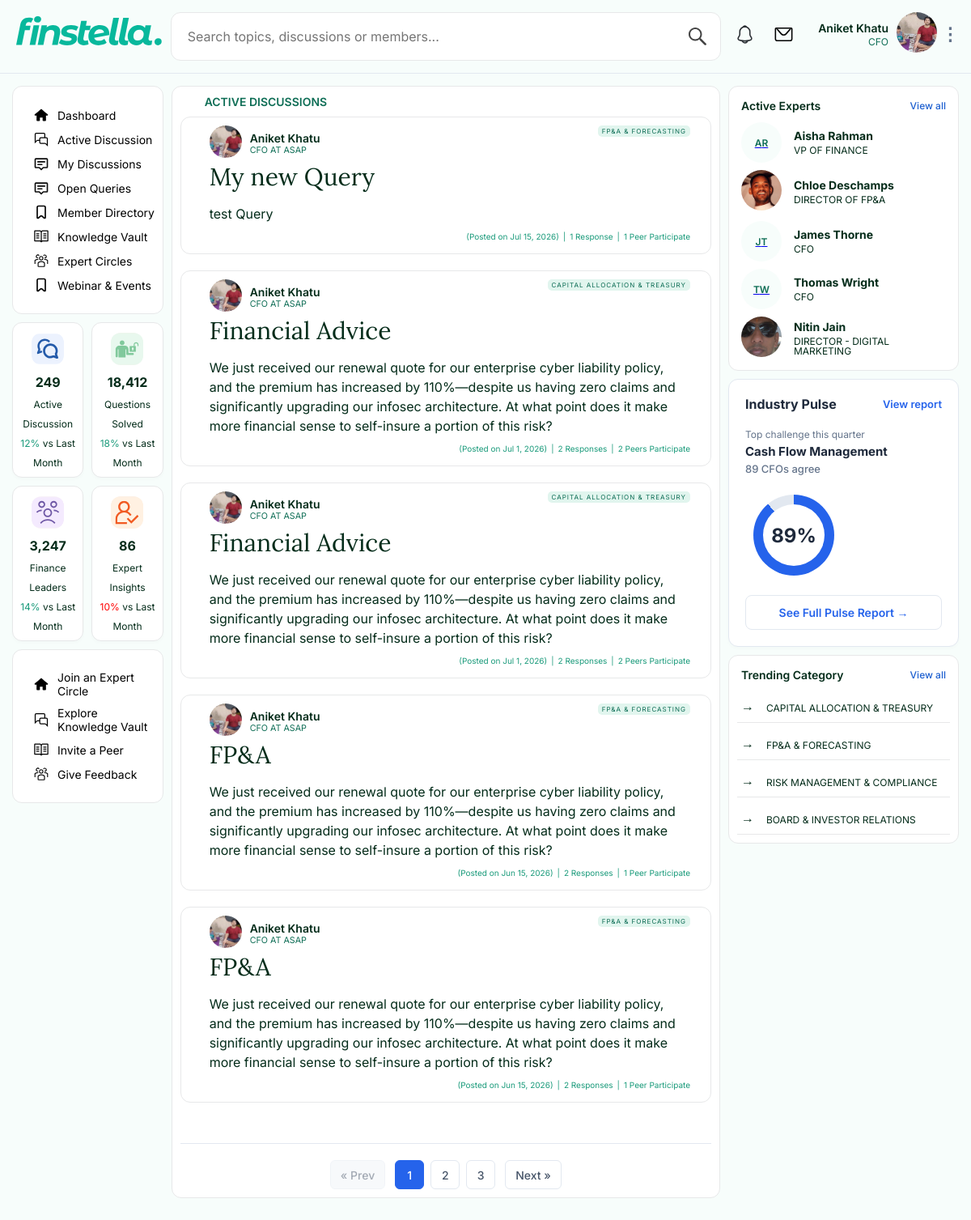
The app's page /active_discussion/ (signed in) with its own data.
### forum/models.py (models this page shows, shortened)
class CustomUser(AbstractUser):
    title = models.CharField(max_length=100, blank=True, null=True, help_text="e.g. CFO, Finance Director")
    company= models.CharField(max_length=150,blank=True,null=True)
    linkedin_url=models.CharField(max_length=200, blank=True, null=True)
    is_active_subscriber = models.BooleanField(default=False)
    profile_picture = models.ImageField(upload_to='avatars/', null=True, blank=True)
    about = models.TextField(null=True, blank=True, help_text='A Brief executive bio.')

class Thread(models.Model):
    title = models.CharField(max_length=255)
    content=models.TextField(default="No content provided")
    category = models.ForeignKey(Category, on_delete=models.CASCADE, related_name='threads')
    author = models.ForeignKey(CustomUser, on_delete=models.CASCADE, related_name='threads')
    created_at = models.DateTimeField(auto_now_add=True)
    upvotes = models.IntegerField(default=0)
    is_pinned = models.BooleanField(default=False)
    @property
    def unique_author_count(self):
        return self.replies.values('author').distinct().count()

class Category(models.Model):
    name = models.CharField(max_length=50)
    slug = models.SlugField(unique=True)
    def __str__(self):
        return self.name
    class Meta:
        verbose_name_plural = "Categories"

### forum/views.py (the view)
# urls.py: path('active_discussion/',all_active_discussion_view,name="active_discussion"),
@login_required
def all_active_discussion_view(request):
    threads_all = Thread.objects.select_related('author','category').filter(replies__isnull=False).order_by('-created_at')
    paginator = Paginator(threads_all, 5)
    page_number = request.GET.get('page')
    threads = paginator.get_page(page_number)
    categories = Category.objects.all()
    members = CustomUser.objects.filter(is_active=True, is_superuser=False).order_by('first_name')[:5]
    context={
        'threads':threads,
        'categories':categories,
        'members':members,
        'page_number':page_number
    }
    return render(request,'all_active_discussion.html',context)

### templates/all_active_discussion.html (shortened to what this page needs)
{% extends "layout.html" %}
{%load static%}
{% block maincontent %}
          <div class="active-discussion-box">
            <div class="active-discussion-title">
                <h4>Active Discussions</h4>
            </div>
           {% for thread in threads  %}
           <article>
                <div class="thread">
                    <div class="thred-details">
                    <div class="author-thred">
                    <div class="author-details">
                        <div class="author-icon">
                            <a href={%url 'member_profile'  thread.author.id %}>
                        {% if thread.author.profile_picture %}
                            <img src="{{ thread.author.profile_picture.url }}" alt="{{ thread.author.first_name }}">
                            {% else %}
                        <div class="initial">
                            {{ thread.author.first_name|first }}{{ thread.author.last_name|first }}
                        </div>
                            {% endif %}
                        </div>
                        <div class="author-name">
                            <h4>{{thread.author.first_name}} {{thread.author.last_name}}</h4>
                            <h6>{{ thread.author.title }} at {{ thread.author.company }}</h6>
                        </div>
                    </div>
                    <a href="{% url 'thread_detail' thread.id %}" style="text-decoration: none; color: inherit; display: block;">
                    <div class="thread-cateogory">
                    <h5> {{thread.category}} </h5>
                    </div>
                    </div>
                    <h2>{{thread.title}}</h2>
                    <p>{{thread.content}}</p>
                    </div>
                </div>
                <div class="thread-belongs" style="color: #199A7A ;">
                    <div class="time-ago">
                    <h5>(Posted on {{ thread.created_at|date:"M j, Y"}})</h5>
                    </div>
                    {%if thread.replies.count%}
                    <div class="thread-response"><h5>|</h5></div>
                    <div class="thread-response">
                      <h5>{{ thread.replies.count }} {%if thread.replies.count == 1 %}Response {%else%}Responses{%endif%}</h5>
                    </div>
                    <div class="thread-response"><h5>|</h5></div>
                         <div class="thread-peers">
                       <h5>{{ thread.unique_author_count}} {%if thread.unique_author_count == 1 %}Peer {%else%}Peers{%endif%} Participate</h5>
                    </div>
                    {% endif %}
                </div>
           </article>
           {% endfor %}
           {% if threads.has_other_pages %}
            <div class="pagination-container">
                {% if threads.has_previous %}
                    <a href="?page={{ threads.previous_page_number }}" class="page-btn">&laquo; Prev</a>
                {% else %}
                    <span class="page-btn disabled">&laquo; Prev</span>
                {% endif %}
                <div class="page-numbers">
                    {% for num in threads.paginator.page_range %}
                        {% if threads.number == num %}
                            <span class="page-btn active-page">{{ num }}</span>
                        {% elif num > threads.number|add:'-3' and num < threads.number|add:'3' %}
                            <a href="?page={{ num }}" class="page-btn">{{ num }}</a>
                        {% endif %}
                    {% endfor %}
                </div>
                {% if threads.has_next %}
                    <a href="?page={{ threads.next_page_number }}" class="page-btn">Next &raquo;</a>
                {% else %}
                    <span class="page-btn disabled">Next &raquo;</span>
                {% endif %}
            </div>
            {% endif %}
          </div>
{% endblock %}

### templates/layout.html (shortened to what this page needs)
{% load static %}
<!DOCTYPE html>
<html lang="en">
<head>
    <link rel="stylesheet" href="{% static 'css/dashboard.css' %}">
    <link rel="stylesheet" href="{% static 'css/style.css' %}">
    <link rel="stylesheet" href="{% static 'css/thread-details.css'%}">
     <link
      rel="stylesheet"
      href="https://cdnjs.cloudflare.com/ajax/libs/font-awesome/6.0.0/css/all.min.css"
    />
</head>
<body>
<header>
        <div class="header">
            <div class="logo">
                <a href={% url 'dashboard'%}>
                <img src="{% static 'icons/finstella.svg' %}" alt="">
            </div>
            <div class="search">
                <input type="search" name="search" id="search" placeholder="Search topics, discussions or members...">
                <img src="{% static 'icons/search.svg' %}" class="search-icon" alt="">
            </div>
<div class="notify-profile">
    <div class="notification">
        <img src="{% static 'icons/notification-bell.svg' %}" alt="Notifications">
    </div>
    <div class="message">
        <img src="{% static 'icons/mail.svg' %}" alt="Messages">
    </div>
    <div class="profile" onclick="toggleProfileMenu(event)">
        <div class="profile-text">
            <p>
            <span class="user-name">{{ request.user.first_name }} {{ request.user.last_name }}</span>
            <br>
            <span class="user-title">{{ request.user.title }}</span>
            </p>
        </div>
        <div class="profile-icon">
            {% if request.user.profile_picture %}
                <img src="{{ request.user.profile_picture.url }}" alt="{{ request.user.first_name }}">
            {% else %}
                <div class="expert-initial">
                    {{ request.user.first_name|first }}{{ request.user.last_name|first }}
                </div>
            {% endif %}
        </div>
        <div class="dots-icon">⋮</div>
    </div>
</div>
</div>
</header>
    <main class="main-container">
       <aside class="left-sidebar">
            <nav class="menu-list">
                <a href={%url 'dashboard'%} class="menu">
                    <img src={%static 'icons/home.svg'%} alt="">
                    Dashboard
                </a>
                <a href={%url 'active_discussion'%} class="menu">
                    <img src={%static 'icons/conversation.svg'%} alt="">
                    Active Discussion
                </a>
                <a href={% url "my_discussion"%} class="menu">
                    <img src={%static 'icons/mydiscussion.svg'%} alt="">
                    My Discussions
                </a>
                <a href={% url "open_queries"%} class="menu">
                    <img src={%static 'icons/mydiscussion.svg'%} alt="">
                    Open Queries
                </a>
                <a href={%url 'member_directory'%} class="menu">
                    <img src={%static 'icons/bookmark.svg'%} alt="">
                    Member Directory
                </a>
                <a href="#" class="menu">
                    <img src={%static 'icons/Knowledge.svg'%} alt="">
                    Knowledge Vault
                </a>
                <a href="#" class="menu">
                    <img src={%static 'icons/expertcircle.svg'%} alt="">
                    Expert Circles
                </a>
                <a href="#" class="menu">
                    <img src={%static 'icons/bookmark.svg'%} alt="">
                    Webinar & Events
                </a>
            </nav>
            <div class="forum-dashboard">
                <div class="dashboard-card">
                    <img src={%static 'icons/active discussion icon 1.svg'%} alt="" class="icon1">
                    <h1>249</h1>
                    <h5>Active Discussion</h5>
                    <h6><span class="high-light">12%</span> vs Last Month</h6>
                </div>
                <div class="dashboard-card">
                    <img src={%static 'icons/questions solved 2.svg'%} alt="" class="icon2">
                    <h1>18,412</h1>
                    <h5>Questions Solved</h5>
                    <h6><span class="high-light">18%</span> vs Last Month</h6>
                </div>
                <div class="dashboard-card">
                   <img src={%static 'icons/finance leaders icon 3.svg'%} alt="" class="icon3">
                    <h1>3,247</h1>
                    <h5>Finance Leaders</h5>
                    <h6><span class="high-light">14%</span> vs Last Month</h6>
                </div>
                <div class="dashboard-card">
                     <img src={%static 'icons/expert insights icon 4.svg'%} alt="" class="icon4">
                    <h1>86</h1>
                    <h5>Expert Insights</h5>
                    <h6><span class="high-light-low">10%</span> vs Last Month</h6>
                </div>
            </div>
            <nav class="menu-list">
                <a href="#" class="menu">
                    <img src={%static 'icons/home.svg'%} alt="">
                    Join an Expert Circle
                </a>
                <a href="#" class="menu">
                    <img src={%static 'icons/conversation.svg'%} alt="">
                    Explore Knowledge Vault
                </a>
                <a href="#" class="menu">
                    <img src={%static 'icons/Knowledge.svg'%} alt="">
                    Invite a Peer
                </a>
                <a href="#" class="menu">
                    <img src={%static 'icons/expertcircle.svg'%} alt="">
                    Give Feedback
                </a>
            </nav>
       </aside>
         <section class="main-content">
         {% block maincontent %}
         {% endblock %}
         </section>
        <aside class="right-sidebar">
          <div class="active-expert-box">
            <div class="active-title">
              <h4>Active Experts</h4>
              <a href="{% url 'member_directory' %}">View all</a>
            </div>
             {% for member in members%}
            <div class="active-expert">
                  <div class="expert-icon">
                     <a href={%url 'member_profile'  member.id %}>
                    {% if member.profile_picture%}
                    <img src="{{ member.profile_picture.url }}" alt={{ member.first_name }}>
                    {% else %}
                    <div class="expert-initial">
                        {{ member.first_name|first }}{{ member.last_name|first }}
                    </div>
                    {% endif%}
                      </div>
                  <div class="expert-text">
                  <h5>
                  {{ member.first_name }} {{ member.last_name }}
                  </h5>
                  <p>{{ member.title }}</p>
                  </div>
                  </div>
                 {%endfor%}
          </div>
            <div class="pulse-card">
                <div class="pulse-header">
                    <h3>Industry Pulse</h3>
                    <a href="#">View report</a>
                </div>
                <div class="pulse-subtitle">Top challenge this quarter</div>
                <div class="pulse-challenge">Cash Flow Management</div>
                <div class="pulse-agree">89 CFOs agree</div>
                <div class="progress-ring-container">
                    <div class="progress-ring">
                        <span class="progress-value">89%</span>
                    </div>
                </div>
                <a href="#" class="pulse-action-btn">See Full Pulse Report &rarr;</a>
            </div>
          <div class="active-expert-box">
            <div class="active-title">
              <h4>Trending Category</h4>
              <a href="#">View all</a>
            </div>
             {% for category in categories%}
            <div class="category-list"  style:"border:none">
                  <div class="expert-text">
                  <P>
                   {{category.name }}
                  </P>
                  </div>
                  </div>
                 {%endfor%}
          </div>
        </aside>
    </main>
</body>
</html>

### static/css/style.css (style rules this page uses)
* { box-sizing:border-box;margin:0;padding:0 }
html { scroll-behavior:smooth }
body { font-family:'Syne',sans-serif;background:#f7fdfb;color:#042c1a;overflow-x:hidden }
:root { --bg:white; --border:#c8e8d8; --border-light:#e1f5ee; --pale:#E1F5EE; --mint:#9FE1CB; --teal:#1D9E75; --mid:#0F6E56; --deep:#042c1a; --muted:#527568; --sub:#8eada4; --gold:#BA7517; --gold-light:#f5e6c4; }

### records on screen
CustomUser: user.first_name "Aniket", user.last_name "Khatu", user "CFO", user.profile_picture (picture)
Thread: author.profile_picture (picture), author.first_name "Aniket", author.last_name "Khatu", author "CFO", author.company "ASAP", category "FP&A & FORECASTING", title "My new Query", content "test Query", created_at "Jul 15, 2026", replies.count "1", shows "Response", unique_author_count "1", shows "Peer"
Thread: author.profile_picture (picture), author.first_name "Aniket", author.last_name "Khatu", author "CFO", author.company "ASAP", category "CAPITAL ALLOCATION & TREASURY", title "Financial Advice", content "We just received our renewal quote for our enterprise cyber liability policy, and the premium has increased by 110%—despite us having zero claims and significantly upgrading our infosec architecture. At what point does it make more financial sense to self-insure a portion of this risk?", created_at "Jul 1, 2026", replies.count "2", shows "Responses", unique_author_count "2", shows "Peers"
Thread: author.profile_picture (picture), author.first_name "Aniket", author.last_name "Khatu", author "CFO", author.company "ASAP", category "FP&A & FORECASTING", title "FP&A", content "We just received our renewal quote for our enterprise cyber liability policy, and the premium has increased by 110%—despite us having zero claims and significantly upgrading our infosec architecture. At what point does it make more financial sense to self-insure a portion of this risk?", created_at "Jun 15, 2026", replies.count "2", shows "Responses", unique_author_count "1", shows "Peer"
CustomUser: first_name|first "A", last_name|first "R", first_name "Aisha", last_name "Rahman", title "VP OF FINANCE"
CustomUser: profile_picture (picture), first_name "Chloe", last_name "Deschamps", title "DIRECTOR OF FP&A"
CustomUser: first_name|first "J", last_name|first "T", first_name "James", last_name "Thorne", title "CFO"
CustomUser: first_name|first "T", last_name|first "W", first_name "Thomas", last_name "Wright", title "CFO"
CustomUser: profile_picture (picture), first_name "Nitin", last_name "Jain", title "DIRECTOR - DIGITAL MARKETING"
Category: name "CAPITAL ALLOCATION & TREASURY"
Category: name "FP&A & FORECASTING"
Category: name "RISK MANAGEMENT & COMPLIANCE"
Category: name "BOARD & INVESTOR RELATIONS"

### other values on screen
{{ num }} "1"
{{ num }} "2" "3"
